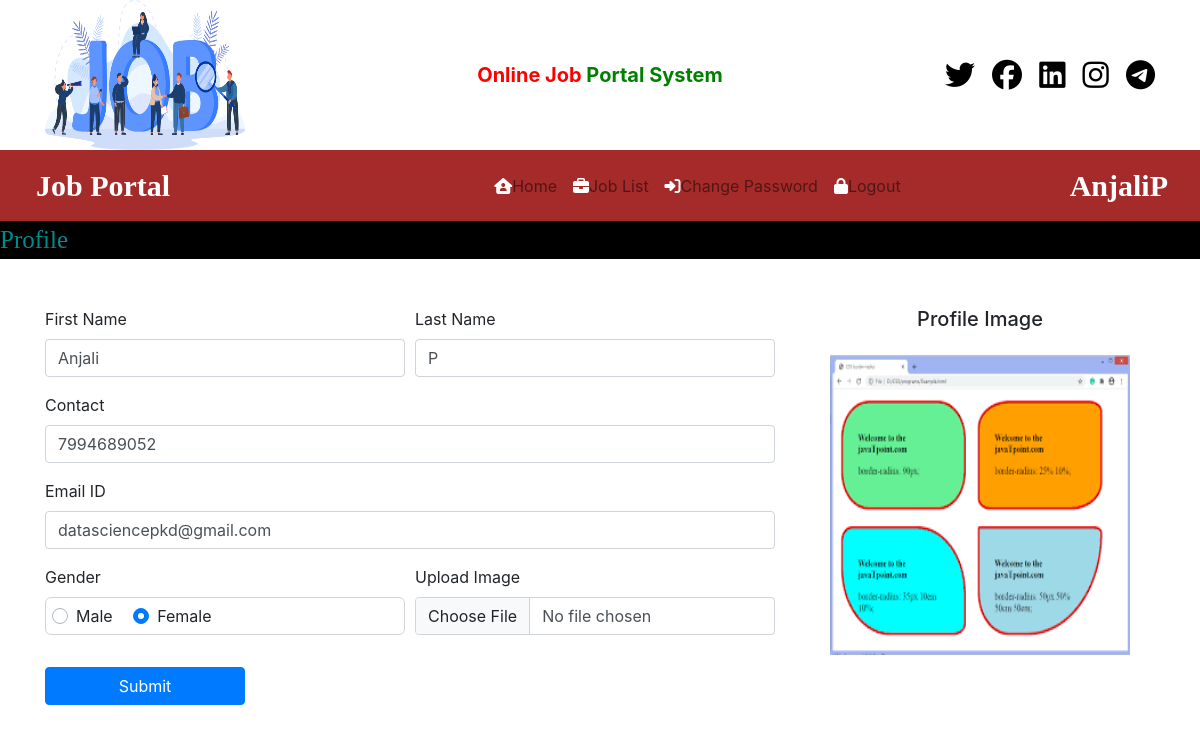
Page /user_home/ (signed in) on the earlier database version.
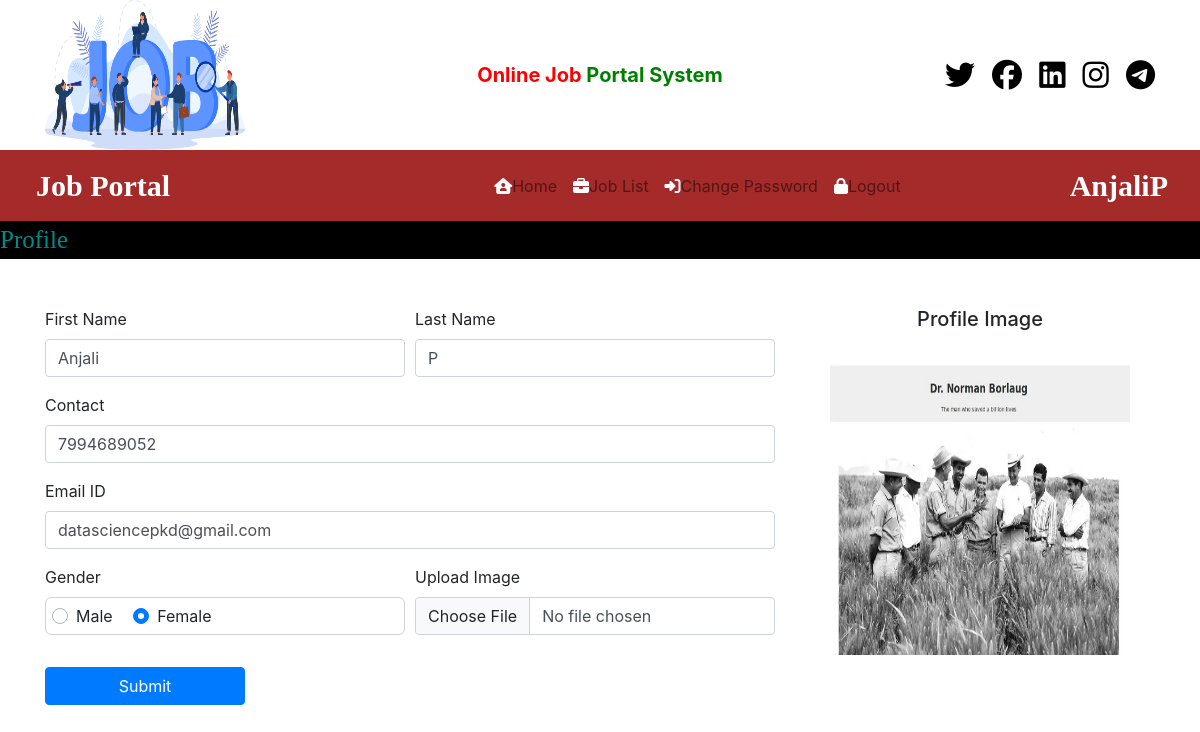
Same page on the later database version.
### JobportalApp/models.py (models this page shows, shortened)
class StudentUser(models.Model):
    user = models.ForeignKey(User, on_delete=models.CASCADE)
    mobile = models.CharField(max_length=15, null=True)
    image = models.FileField(null=True)
    gender = models.CharField(max_length=10, null=True)
    type = models.CharField(max_length=15, null=True)

### JobportalApp/views.py (the view, shortened to what this page needs)
# urls.py: path('user_home/', views.user_home, name='user_home'),
def user_home(request):
    if not request.user.is_authenticated:
        return redirect('user_login')
    user = request.user
    student = StudentUser.objects.get(user=user)
    error = ""
    context = {'student': student, 'error': error}
    return render(request, "user_home.html", context)

### templates/user_home.html (shortened to what this page needs)
{% load static %}
{% block body %}
{% include 'user_navigation.html' %}
<marquee style="font-family: Monotype Corsiva; font-size:25px; color:darkcyan; background-color:black;">
    Profile
</marquee>
<div class="container mt-5">
    <div class="row">
        <div class="col-md-8">
            <form method="POST" enctype="multipart/form-data" name="signup" onsubmit="return checkpass();">
                <div class="form-row">
                    <div class="form-group col-md-6">
                        <label for="fname">First Name</label>
                        <input type="text" class="form-control" id="fname" name="fname" value="{{student.user.first_name}}" required>
                    </div>
                    <div class="form-group col-md-6">
                        <label for="lname">Last Name</label>
                        <input type="text" class="form-control" id="lname" name="lname" value="{{student.user.last_name}}" required>
                    </div>
                </div>
                <div class="form-row">
                    <div class="form-group col-md-12">
                        <label for="contact">Contact</label>
                        <input type="number" class="form-control" id="contact" name="contact" value="{{student.mobile}}" required>
                    </div>
                </div>
                <div class="form-row">
                    <div class="form-group col-md-12">
                        <label for="email">Email ID</label>
                        <input type="email" class="form-control" id="email" name="email" value="{{student.user.username}}" required>
                    </div>
                </div>
                <div class="form-row">
                    <div class="form-group col-md-6">
                        <label>Gender</label>
                        <div style="border:1px solid lightgrey; padding:6px; border-radius:6px;">
                            <div class="custom-control custom-radio custom-control-inline">
                                <label class="custom-control-label" for="customRadioInline1">Male</label>
                            </div>
                            <div class="custom-control custom-radio custom-control-inline">
                                <label class="custom-control-label" for="customRadioInline2">Female</label>
                            </div>
                        </div>
                    </div>
                    <div class="form-group col-md-6">
                        <label for="image">Upload Image</label>
                        <input type="file" class="form-control" id="image" name="image">
                    </div>
                </div>
                <input type="submit" value="Submit" class="btn btn-primary my-3" style="width:200px">
            </form>
        </div>
        <div class="col-md-4 text-center">
            <h5 class="mb-4">Profile Image</h5>
            {% if student.image %}
            <img src="{{ student.image.url }}" class="img-fluid" alt="Profile Image" style="max-width: 300px; height:300px">
            {% else %}
            <p>No image uploaded</p>
            {% endif %}
        </div>
    </div>
</div>
{% endblock body %}

Differences in the rows shown:
changed StudentUser "Anjali": image: a different picture
